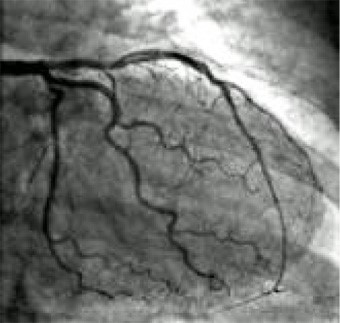
#> input picture exercise2/1.jpg, 340 x 323 px
$ python 1.b.py
#> lines starting #> are read from the running program, lines starting #| are printed output that depends on the picture
import cv2
import matplotlib.pyplot as plt
import numpy as np

img = cv2.imread('1.jpg')
#> img is the input picture: shape (323, 340, 3); mean B, G, R 113.1, 116, 114.1
gray = cv2.cvtColor(img,cv2.COLOR_BGR2GRAY)

img2 = cv2.equalizeHist(gray) #equalizeHist
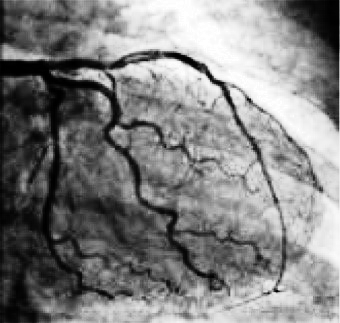
#> img2: shape (323, 340); min 0, max 255, mean 127.9
clahe = cv2.createCLAHE(clipLimit=2.0, tileGridSize=(8,8)) #createCLAHE
img3 = clahe.apply(gray) #createCLAHE
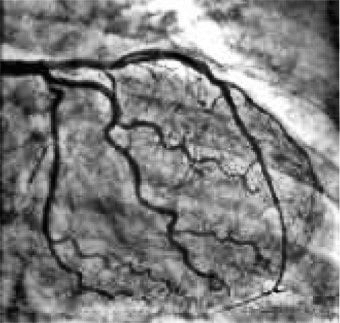
#> img3: shape (323, 340); min 1, max 255, mean 125.4


cv2.imshow('original',gray)
cv2.imshow('equalizedHist',img2)
cv2.imshow('createCLAHE',img3)
cv2.waitKey(0)
cv2.destroyAllWindows()

$ run again, with exercise2/3.jpg copied over exercise2/1.jpg
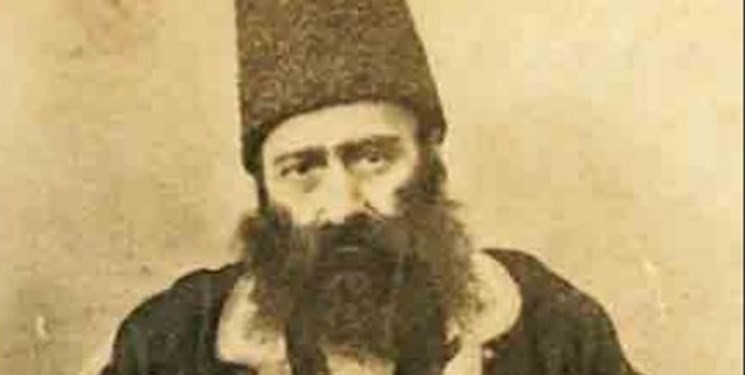
#> input picture exercise2/3.jpg, 745 x 375 px
#> img is the input picture: shape (375, 745, 3); mean B, G, R 116.3, 162.5, 185.2
#> `img2 = cv2.equalizeHist(gray)`:
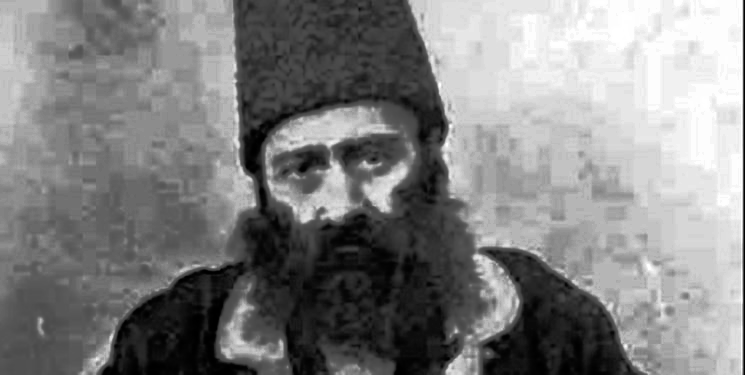
#> img2: shape (375, 745); min 0, max 255, mean 128.8
#> `img3 = clahe.apply(gray)`:
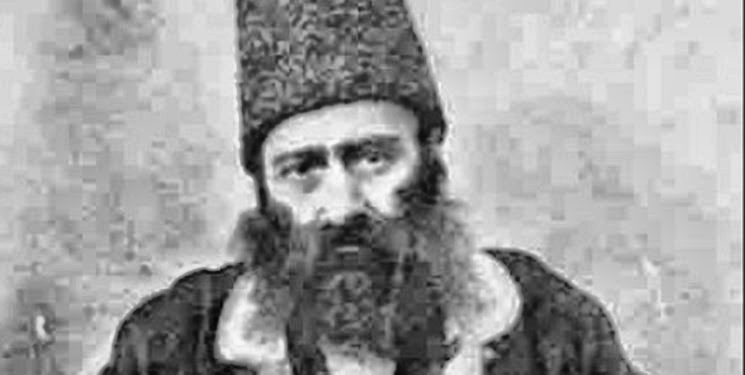
#> img3: shape (375, 745); min 6, max 252, mean 161
